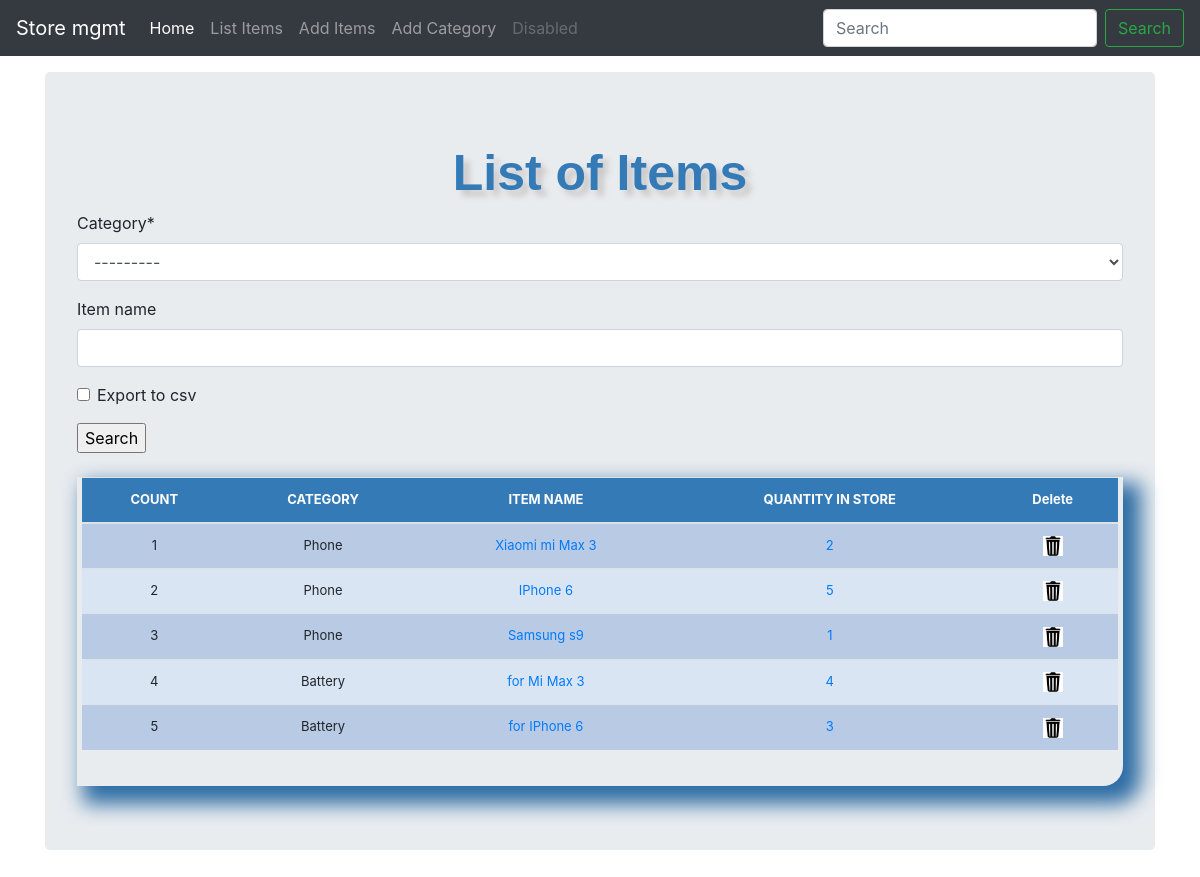
Before: /list_items/ with the older database file.
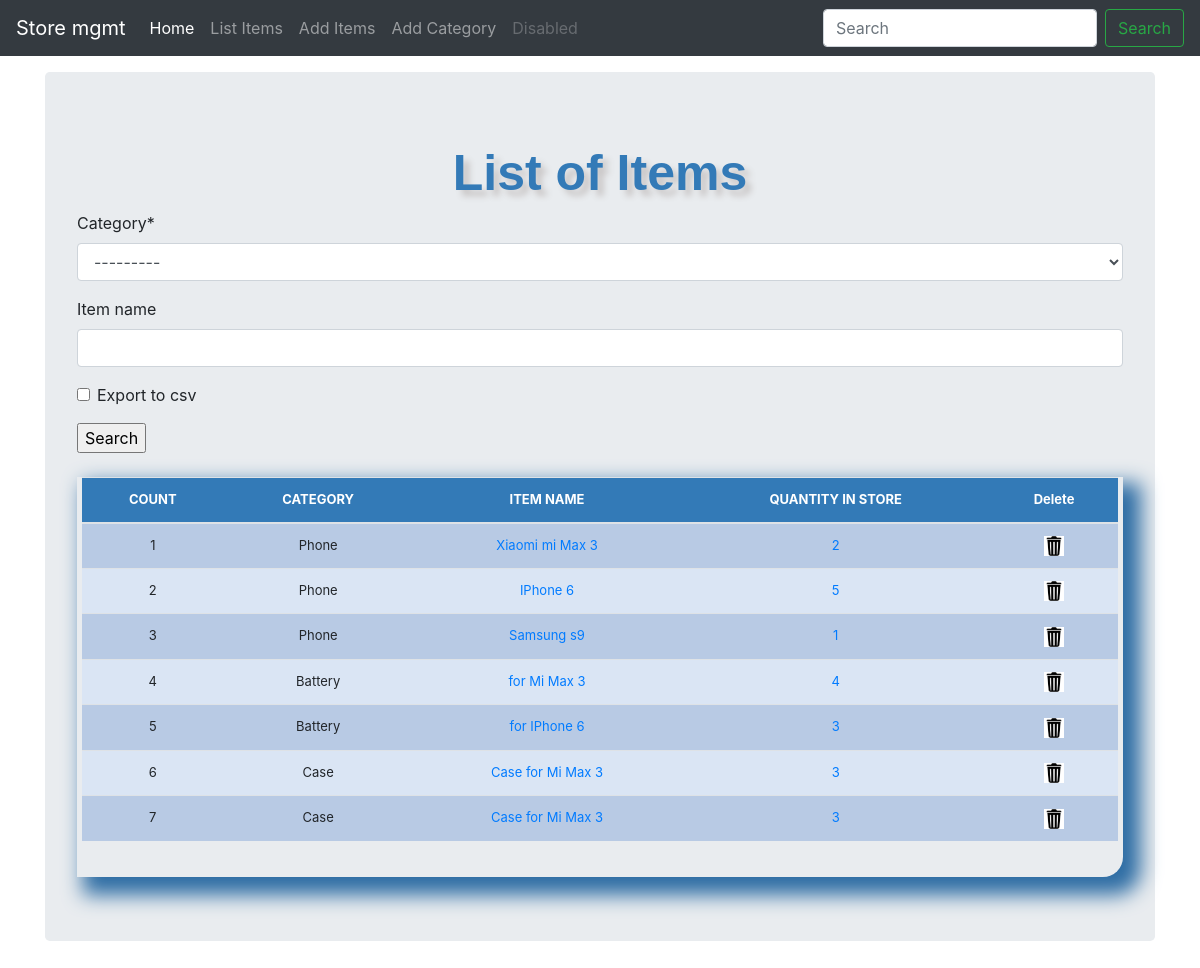
After: the same page with the newer database file.
### stockmgmt/models.py (models this page shows, shortened)
class Stock(models.Model):
    category = models.ForeignKey(Category, on_delete=models.CASCADE)
    item_name = models.CharField(max_length=50, blank=True, null=True)
    quantity = models.IntegerField(default=0, blank=True, null=True)
    receive_quantity = models.IntegerField(default=0, blank=True, null=True)
    receive_by = models.CharField(max_length=50, blank=True, null=True)
    issue_quantity = models.IntegerField(default=0, blank=True, null=True)
    issue_by = models.CharField(max_length=50, blank=True, null=True)
    issue_to = models.CharField(max_length=50, blank=True, null=True)
    created_by = models.CharField(max_length=50, blank=True, null=True)
    reorder_level = models.IntegerField(default=0, blank=True, null=True)
    last_updated = models.DateTimeField(auto_now=True, auto_now_add=False)
    export_to_CSV = models.BooleanField(default=False)

class Category(models.Model):
    name = models.CharField(max_length=50, blank=True, null=True)
    def __str__(self):
        return self.name

### stockmgmt/views.py (the view, shortened to what this page needs)
# urls.py: path('list_items/', views.list_item, name='list_items'),
def list_item(request):
    title = 'List of Items'
    form = StockSearchForm(request.POST or None)
    queryset = Stock.objects.all()
    context = {
        'form': form,
        'title': title,
        'queryset': queryset
    }
    return render(request, 'stockmgmt/list_item.html', context)

### stockmgmt/forms.py
class StockSearchForm(forms.ModelForm):
    export_to_CSV = forms.BooleanField(required=False)
    class Meta:
        model = Stock
        fields = ['category', 'item_name']

### templates/stockmgmt/list_item.html (shortened to what this page needs)
{% extends 'stockmgmt/home.html' %}
{% load crispy_forms_tags %}
{% load static %}
{% block header %}
    {{ title }}
{% endblock %}
{% block content %}
    <form method="POST" action="">
        {{ form|crispy }}
        <input type="submit" value="Search"/>
    </form>
    <br>
    <div class="display_table">
        <table class='table'>
            <thead>
            <tr>
                <th>COUNT</th>
                <th>CATEGORY</th>
                <th>ITEM NAME</th>
                <th>QUANTITY IN STORE</th>
                <th>Delete</th>
            </tr>
            </thead>
            {% for instance in queryset %}
                <tr>
                    <td>{{ forloop.counter }}</td>
                    <td>{{ instance.category }}</td>
                    <td><a href="{% url 'update_items' instance.id %}">
                        {{ instance.item_name }}</a></td>
                    <td>
                        <a href="{% url 'stock_detail' instance.id %}">
                            {{ instance.quantity }}
                        </a>
                    </td>
                    <td>
                        <a href="{% url 'delete_items' instance.id %}">
                            <img src="{% static 'stockmgmt/img/trash.png' %}" style=width:20px;height:20px;>
                        </a>
                    </td>
                </tr>
            {% endfor %}
        </table>
    </div>
{% endblock %}

Changed rows visible on the page:
added Stock: category "Case", item_name "Case for Mi Max 3", quantity "3"
added Stock: category "Case", item_name "Case for Mi Max 3", quantity "3"
